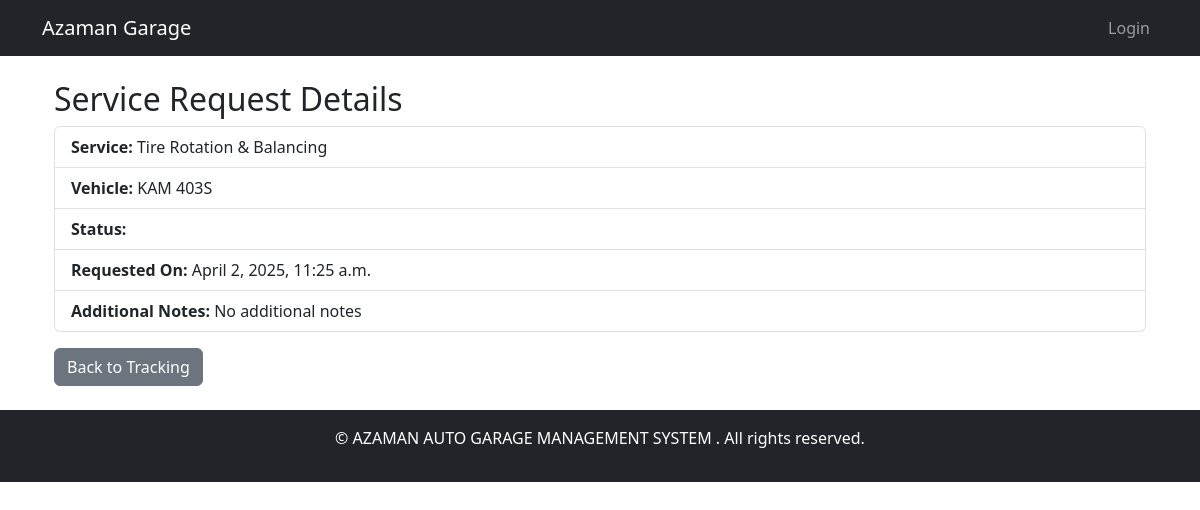
The app's page /services/booking/2/ with its own data.
### billing/models.py (models this page shows, shortened)
class Booking(models.Model):
    user = models.ForeignKey(CustomUser, on_delete=models.CASCADE,  related_name="customer_bookings",null=True,blank=True)
    vehicle = models.ForeignKey(Vehicle, on_delete=models.CASCADE, related_name="bookings")
    service = models.ForeignKey(Service, on_delete=models.CASCADE, related_name="bookings" )
    created_at = models.DateTimeField(auto_now_add=True)  # Timestamp of booking

class Service(models.Model):
    name = models.CharField(max_length=100)
    cost = models.DecimalField(max_digits=10, decimal_places=2)

class Vehicle(models.Model):
    customer = models.ForeignKey(Customer, on_delete=models.CASCADE)
    make = models.CharField(max_length=50)
    model = models.CharField(max_length=50)
    registration_number = models.CharField(max_length=20, unique=True)
    year = models.PositiveIntegerField()
    color = models.CharField(max_length=50, default="Unknown")
    insurance_company = models.CharField(max_length=100, null=True)

### services/views.py (the view)
# urls.py: path("booking/<int:booking_id>/", booking_detail, name="booking_detail"),
def booking_detail(request, booking_id):
    booking = get_object_or_404(Booking, id=booking_id)
    return render(request, "services/booking_detail.html", {"booking": booking})

### services/templates/services/booking_detail.html
{% extends "base.html" %}
{% block content %}
<div class="container mt-4">
    <h2>Service Request Details</h2>
    <ul class="list-group">
        <li class="list-group-item"><strong>Service:</strong> {{ booking.service.name }}</li>
        <li class="list-group-item"><strong>Vehicle:</strong> {{ booking.vehicle.registration_number }}</li>
        <li class="list-group-item"><strong>Status:</strong> {{ booking.status|title }}</li>
        <li class="list-group-item"><strong>Requested On:</strong> {{ booking.created_at }}</li>
        <li class="list-group-item"><strong>Additional Notes:</strong> {{ booking.message|default:"No additional notes" }}</li>
    </ul>
    <a href="{% url 'services:track_service_progress' %}" class="btn btn-secondary mt-3">Back to Tracking</a>
</div>
{% endblock %}

### records on screen
Booking: service.name "Tire Rotation & Balancing", vehicle.registration_number "KAM 403S", created_at "April 2, 2025, 11:25 a.m."

### other values on screen
{{ booking.message|default:"No additional notes" }} "No additional notes"
